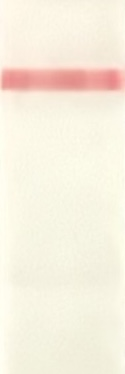
#> input picture LFAIMAGES/50_fold_manual_1.jpeg, 125 x 374 px, found by its file name
$ python main.py
#> lines starting #> are read from the running program, lines starting #| are printed output that depends on the picture; after the words box and inside, x2 and y2 are one past the last pixel; in counts of white or black regions, pixels touching at a corner belong together
### image_processing.py
import numpy as np
import cv2
import matplotlib.pyplot as plt
from pathlib import Path


class SimpleLFAAnalyzer:
    """
    Simple LFA Analyzer for cropped images (detection zone only, no wick)

    Works by:
    1. Splitting image in half (top = control, bottom = test)
    2. Finding darkest line in each half (pink lines are darker than white background)
    3. Measuring intensity and calculating relative intensity
    """

    def __init__(self, image_path):
        """Initialize with image path"""
#> called with image_path = '50_fold_manual_1.jpeg'
        self.image_path = image_path
        self.original_image = cv2.imread(str(image_path))
#> self.original_image is the input picture: shape (374, 125, 3); mean B, G, R 223.5, 239.8, 247.8
        if self.original_image is None:
            raise ValueError(f"Could not load image from {image_path}")

        self.gray_image = None
        self.inverted_image = None
        self.top_half = None
        self.bottom_half = None
        self.control_line_pos = None
        self.test_line_pos = None
        self.control_intensity = None
        self.test_intensity = None
        self.background = None
        self.relative_intensity = None
        self.is_negative = False

        #WL:
        self.background_image = None
        self.corrected_image = None
        self.otsu_threshold = None
        self.binary_mask = None

    def preprocess(self):
        """Convert to grayscale and invert (so pink lines have HIGH values)"""
        # Grayscale
        self.gray_image = cv2.cvtColor(self.original_image, cv2.COLOR_BGR2GRAY)

        # Invert: pink lines are darker than white background
        # After inversion: pink lines will be BRIGHT
        self.inverted_image = 255 - self.gray_image

        return self.inverted_image

    def split_halves(self, use_corrected=False):
        """Split image into top (control) and bottom (test) halves"""

        if use_corrected:
          if self.corrected_image is None:
            raise ValueError("Run subtract_background() first or set use_corrected=False.")
          img = self.corrected_image
        else:
          img = self.inverted_image

        height = img.shape[0]
        mid_point = height // 2
        # Skip first 3 pixels of each half to avoid any marking lines
        skip = 3

        self.top_half = img[skip:mid_point-skip, :]
        self.bottom_half = img[mid_point+skip:height-skip, :]

        return self.top_half, self.bottom_half

    def find_darkest_line(self, image_half, half_name=""):
        """
        Find the darkest horizontal line (highest intensity after inversion)

        Returns: (line_position, line_intensity, intensity_profile)
        """
        # Average intensity across each row
        intensity_profile = np.mean(image_half, axis=1)

        # Find maximum intensity (darkest line in original)
        max_pos = np.argmax(intensity_profile)
        max_intensity = intensity_profile[max_pos]

        return max_pos, max_intensity, intensity_profile

    def subtract_background(self, method="morph", ksize=51, normalize=False, denoise=False):
        """
        Background subtraction on the inverted image.

        Parameters
        ----------
        method : str
            "morph" = morphological opening (recommended)
            "blur"  = large Gaussian blur background estimate
        ksize : int
            Kernel size for background estimation (odd is best).
            Larger = more aggressive background removal.

        Returns
        -------
        corrected : np.ndarray (uint8)
            Background-subtracted version of inverted image.
        """

        if self.inverted_image is None:
            raise ValueError("Run preprocess() first.")

        img = self.inverted_image.astype(np.uint8)

        if method == "tophat":
            print("RUNNING TEST")
            # BETTER KERNEL FOR HORIZONTAL LINES
            kernel = cv2.getStructuringElement(
                cv2.MORPH_RECT,
                # (ksize * 3, ksize)   # wide horizontally
                (max(3, int(ksize * 3)), max(3, int(ksize)))
            )

            # Use white top-hat instead of manual subtract
            corrected = cv2.morphologyEx(img, cv2.MORPH_TOPHAT, kernel)

            # If you still want background saved:
            background = cv2.morphologyEx(img, cv2.MORPH_OPEN, kernel)

        elif method == "morph":
            # Large kernel removes thin bright lines, keeps smooth background
            kernel = cv2.getStructuringElement(cv2.MORPH_ELLIPSE, (ksize, ksize))
            background = cv2.morphologyEx(img, cv2.MORPH_OPEN, kernel)
            corrected = cv2.subtract(img, background)  # clips at 0 automatically for uint8

        elif method == "morph_ellips_mod":
            kh = ksize                  # height
            kw = int(ksize * 1.3)         # width multiplier (3–10 is typical)

            kernel = cv2.getStructuringElement(cv2.MORPH_ELLIPSE, (kw, kh))
            background = cv2.morphologyEx(img, cv2.MORPH_OPEN, kernel)
            corrected = cv2.subtract(img, background)

        elif method == "morph_rect":
            # Horizontal-aware opening kernel
            kh = ksize                      # height
            kw = ksize * 5                  # width (tune 3–10×)
            kernel = cv2.getStructuringElement(cv2.MORPH_RECT, (kw, kh))

            background = cv2.morphologyEx(img, cv2.MORPH_OPEN, kernel)
            corrected = cv2.subtract(img, background)
        elif method == "blur":
            # Smooth illumination background estimate
            if ksize % 2 == 0:
                ksize += 1  # GaussianBlur prefers odd
            background = cv2.GaussianBlur(img, (ksize, ksize), 0)
            corrected = cv2.subtract(img, background)  # clips at 0 automatically for uint8

        else:
            raise ValueError("method must be 'morph' or 'blur' or 'tophat'")


         # Post-processing AFTER corrected is finalized
        if normalize:
            corrected = cv2.normalize(corrected, None, 0, 255, cv2.NORM_MINMAX)

        if denoise:
            corrected = cv2.medianBlur(corrected, 3)

        self.background_image = background
        self.corrected_image = corrected.astype(np.uint8)
        return self.corrected_image

    # [49 lines left out: function otsu_binarize_corrected, not called in this run]


    def _median_filter_1d(self, x, ksize):
        """
        1D median filter with reflect padding.
        x: (H,) float array
        ksize: odd int >= 3
        """
        k = int(ksize)
        if k < 3:
            k = 3
        if k % 2 == 0:
            k += 1

        pad = k // 2
        xp = np.pad(x, pad_width=pad, mode="reflect")
        # sliding window view -> median over last axis
        w = np.lib.stride_tricks.sliding_window_view(xp, window_shape=k)
        return np.median(w, axis=1)

    def _keep_true_runs(self, hits, min_run=3):
        """
        Keep only contiguous True runs of length >= min_run.
        hits: (H,) bool
        """
        hits = hits.astype(bool)
        out = np.zeros_like(hits, dtype=bool)
        h = len(hits)

        i = 0
        while i < h:
            if not hits[i]:
                i += 1
                continue
            j = i
            while j < h and hits[j]:
                j += 1
            if (j - i) >= min_run:
                out[i:j] = True
            i = j
        return out

    def _expand_rows(self, hits, radius=2):
        """
        Expand True rows by +/- radius using 1D dilation.
        """
        hits = hits.astype(np.uint8)
        k = 2 * int(radius) + 1
        kernel = np.ones(k, dtype=np.uint8)
        expanded = np.convolve(hits, kernel, mode="same") > 0
        return expanded

    def detect_band_rows(
        self,
        img,
        stat="median",
        smooth_ksize=51,
        exclude_center_frac=0.20,
        k=4.0,
    ):
        """
        Build a per-row adaptive threshold from row statistics.

        Idea:
        row_score[i]   = mean/median intensity of row i
        baseline[i]    = smoothed(row_score)  (captures slow drift / illumination gradient)
        resid[i]       = row_score[i] - baseline[i]
        sigma          = robust scale estimate from resid in "background rows"
        T_row[i]       = baseline[i] + k*sigma

        Returns
        -------
        row_score : (H,) float
        baseline  : (H,) float
        T_row     : (H,) float
        row_hits  : (H,) bool   (rows whose score exceeds their threshold)
        peak_row  : int
        sigma     : float
        """

        img = img.astype(np.float32)

        # Row statistic
        if stat == "mean":
            row_score = np.mean(img, axis=1)
        elif stat == "median":
            row_score = np.median(img, axis=1)
        else:
            raise ValueError("stat must be 'mean' or 'median'")

        h = row_score.shape[0]

        # Smooth row_score to get a drift baseline
        ksz = int(smooth_ksize)
        if ksz < 3:
            ksz = 3
        if ksz % 2 == 0:
            ksz += 1
        # baseline = cv2.medianBlur(row_score[:, None].astype(np.float32), ksz).ravel()
        baseline = self._median_filter_1d(row_score, smooth_ksize)

        # Robust sigma from residuals on "background rows"
        resid = row_score - baseline

        center = h // 2
        band = int(exclude_center_frac * h)
        mask_rows = np.ones(h, dtype=bool)
        mask_rows[max(0, center - band // 2):min(h, center + band // 2)] = False

        bg_resid = resid[mask_rows]
        med = np.median(bg_resid)
        mad = np.median(np.abs(bg_resid - med)) + 1e-6
        sigma = 1.4826 * mad

        # Per-row threshold
        T_row = baseline + float(k) * float(sigma)

        row_hits = row_score > T_row
        peak_row = int(np.argmax(row_score))

        return row_score, baseline, T_row, row_hits, peak_row, float(sigma)


    def rowwise_binarize_corrected(
        self,
        stat="median",
        smooth_ksize=51,
        exclude_center_frac=0.20,
        k=4.0,
        min_run=3,              # minimum consecutive rows to keep as a band
        expand=2,               # expand hits by +/- expand rows (thicken band)
        invert_mask=False
    ):
        """
        ROW-WISE thresholding: each row is either ON (255 across entire width) or OFF.

        mask[i, :] = 255 if row_score[i] > T_row[i], else 0

        Extra cleanup:
        - keep only runs of True rows with length >= min_run
        - expand bands vertically by +/- expand rows
        """
        if self.corrected_image is None:
            raise ValueError("Run preprocess() and subtract_background() first.")

        img = self.corrected_image.astype(np.float32)

        row_score, baseline, T_row, row_hits, peak_row, sigma = self.detect_band_rows(
            img,
            stat=stat,
            smooth_ksize=smooth_ksize,
            exclude_center_frac=exclude_center_frac,
            k=k,
        )

        # --- keep only long-enough contiguous runs (remove isolated hit rows) ---
        hits = row_hits.copy()
        if min_run and min_run > 1:
            hits = self._keep_true_runs(hits, min_run=min_run)

        # --- expand vertically (optional) ---
        if expand and expand > 0:
            hits = self._expand_rows(hits, radius=expand)

        # --- build ROW-WISE mask (entire row on/off) ---
        mask = (hits[:, None].astype(np.uint8) * 255)
        mask = np.repeat(mask, self.corrected_image.shape[1], axis=1)

        if invert_mask:
            mask = cv2.bitwise_not(mask)

        self.binary_mask = mask
        self.otsu_threshold = None
        self._rowwise_debug = {
            "row_score": row_score,
            "baseline": baseline,
            "T_row": T_row,
            "row_hits": row_hits,
            "row_hits_clean": hits,
            "peak_row": peak_row,
            "sigma": sigma,
            "stat": stat,
            "smooth_ksize": smooth_ksize,
            "k": k,
            "min_run": min_run,
            "expand": expand,
        }
        return T_row, mask


    # [104 lines left out: function plot_histogram_and_otsu, not called in this run]

    def plot_rowwise_threshold_debug(self, bins=60, show_overlay=True):
        if self.corrected_image is None:
            raise ValueError("Run subtract_background() first.")
        if not hasattr(self, "_rowwise_debug"):
            raise ValueError("Run rowwise_binarize_corrected() first.")

        dbg = self._rowwise_debug
        row_score = dbg["row_score"]
        baseline = dbg["baseline"]
        T_row = dbg["T_row"]
        sigma = dbg["sigma"]

        fig, axes = plt.subplots(1, 4, figsize=(20, 4))

        # 1) Histogram of row scores (not pixels)
        axes[0].hist(row_score, bins=bins, density=True, histtype="bar", alpha=0.85)
        # show a "typical" threshold value band (baseline varies, so show median baseline + k*sigma)
        typical_T = float(np.median(baseline) + dbg["k"] * sigma)
        axes[0].axvline(typical_T, linestyle="--", linewidth=2, color="red",
                        label=f"Typical T ≈ {typical_T:.1f}")
        axes[0].set_title(f"Histogram: Row {dbg['stat']} scores")
        axes[0].set_xlabel("Row score")
        axes[0].set_ylabel("Density")
        axes[0].legend()

        # 2) Row score trace + baseline + threshold
        y = np.arange(len(row_score))
        axes[1].plot(row_score, y, linewidth=1.5, label="row_score")
        axes[1].plot(baseline, y, linewidth=1.5, label="baseline (smoothed)")
        axes[1].plot(T_row, y, linewidth=1.5, label="T_row = baseline + k*sigma")
        axes[1].invert_yaxis()
        axes[1].set_title("Row-wise threshold profile")
        axes[1].set_xlabel("Value")
        axes[1].set_ylabel("Row index")
        axes[1].legend()

        # 3) Corrected + mask overlay
        axes[2].imshow(self.corrected_image, cmap="hot")
        if show_overlay and self.binary_mask is not None:
            axes[2].imshow(self.binary_mask, alpha=0.35)
        axes[2].set_title("Corrected + Row-wise Mask Overlay")
        axes[2].axis("off")

        # 4) Binary visualization (lines dark)
        if self.binary_mask is None:
            raise ValueError("No binary_mask found. Run rowwise_binarize_corrected().")
        binary_vis = cv2.bitwise_not(self.binary_mask)
        bordered = cv2.copyMakeBorder(binary_vis, 2, 2, 2, 2, cv2.BORDER_CONSTANT, value=0)
        axes[3].imshow(bordered, cmap="gray", vmin=0, vmax=255)
        axes[3].set_title("Row-wise Binarized (Lines Dark)")
        axes[3].axis("off")

        plt.tight_layout()
        plt.show()
        return fig


    def analyze(self, min_test_threshold=3.0, bg='', k=51, normalize=False, denoise=False, binarize_mode="rowwise"):
        """
        Run complete analysis

        Parameters:
        -----------
        min_test_threshold : float
            Minimum signal above background to consider test line present

        Returns:
        --------
        dict : Results
        """
#> called with min_test_threshold = 1, bg = 'morph_ellips_mod', k = 51, normalize = False, denoise = False, binarize_mode = 'rowwise'
        print("=" * 70)
        print(f"Analyzing: {Path(self.image_path).name}")
        print("=" * 70)

        # Step 1: Preprocess
        self.preprocess()
#> in preprocess, `self.gray_image = cv2.cvtColor(self.original_image, cv2.COLOR_BGR2GRAY)`:
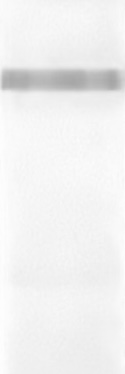
#> self.gray_image: shape (374, 125); min 164, max 254, mean 240.3
        height, width = self.inverted_image.shape
        print(f"Image size: {height} x {width} pixels")
#| Image size: 374 x 125 pixels
        # Now the image is converted to grayscale and inverted (dark lines become bright)

        # WL: Run background subtraction method
        self.subtract_background(method=bg, ksize=k, normalize=normalize, denoise=denoise)
#> in subtract_background, `background = cv2.morphologyEx(img, cv2.MORPH_OPEN, kernel)`:
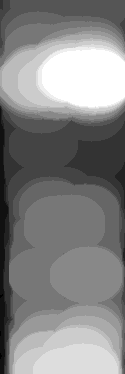
#> background: shape (374, 125); min 1, max 16, mean 8.78; drawn with min black and max white

        if binarize_mode == "otsu":
            self.otsu_binarize_corrected(blur_ksize=5) # computes self.binary_mask + threshold
            print(f"Otsu threshold (corrected): {self.otsu_threshold:.1f}")
            self.plot_histogram_and_otsu()
        elif binarize_mode == "rowwise":
            self.rowwise_binarize_corrected(
                stat="mean",
                smooth_ksize=51,
                k=5.0,
                min_run=5,
                expand=2
            )
#> in rowwise_binarize_corrected, `img = self.corrected_image.astype(np.float32)`:
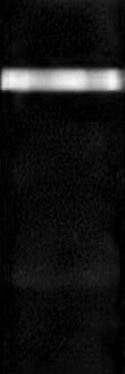
#> img: shape (374, 125) float32; min 0, max 75, mean 5.9; drawn with min black and max white
#> in detect_band_rows, `row_score = np.mean(img, axis=1)`: row_score = 374 values, max 63.18 at index 80, min 1.18 at index 117, mean 5.89
#> in _median_filter_1d, `xp = np.pad(x, pad_width=pad, mode="reflect")`: xp = 424 values, max 63.18 at index 105, min 1.18 at index 142, mean 5.54
#> in _median_filter_1d, `w = np.lib.stride_tricks.sliding_window_view(xp, window_shape=k)`:
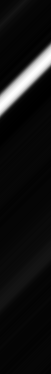
#> w: shape (374, 51) float32; min 1.18, max 63.18, mean 5.9; drawn with min black and max white
#> in detect_band_rows, `baseline = self._median_filter_1d(row_score, smooth_ksize)`: baseline = 374 values, max 11.38 at index 67, min 2.14 at index 99, mean 3.35
#> in detect_band_rows, `resid = row_score - baseline`: resid = 374 values, max 51.79 at index 80, min -0.96 at index 117, mean 2.54
#> in detect_band_rows, `bg_resid = resid[mask_rows]`: bg_resid = 300 values, max 51.79 at index 80, min -0.96 at index 117, mean 3.18
#> in detect_band_rows, `med = np.median(bg_resid)`: med = 0
#> in detect_band_rows, `mad = np.median(np.abs(bg_resid - med)) + 1e-6`: mad = 0.14
#> in detect_band_rows, `sigma = 1.4826 * mad`: sigma = 0.208
#> in detect_band_rows, `T_row = baseline + float(k) * float(sigma)`: T_row = 374 values, max 12.42 at index 67, min 3.18 at index 99, mean 4.39
#> in detect_band_rows, `peak_row = int(np.argmax(row_score))`: peak_row = 80
#> in rowwise_binarize_corrected, `row_score, baseline, T_row, row_hits, peak_row, sigma = self.detect_ba..`: sigma = 0.208
#> in _keep_true_runs, `h = len(hits)`: h = 374
#> the loop in _keep_true_runs, `while i < h:` made 326 passes
#> in _expand_rows, `hits = hits.astype(np.uint8)`: hits = 374 values, max 1 at index 0, min 0 at index 7, mean 0.136
#> in rowwise_binarize_corrected, `mask = (hits[:, None].astype(np.uint8) * 255)`: mask = 374 values, max 255 at index 0, min 0 at index 9, mean 41.59
#> in rowwise_binarize_corrected, `mask = np.repeat(mask, self.corrected_image.shape[1], axis=1)`:
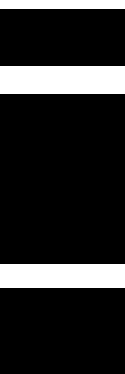
#> mask: shape (374, 125); 16.3% white; 3 white regions, box (x1, y1, x2, y2) and area: (0, 66, 125, 94) 3500, (0, 264, 125, 288) 3000, (0, 0, 125, 9) 1125
            print("Row-wise thresholding applied (no single global threshold).")
            self.plot_rowwise_threshold_debug()
#> in plot_rowwise_threshold_debug, `dbg = self._rowwise_debug`: dbg = 12 items
#> in plot_rowwise_threshold_debug, `sigma = dbg["sigma"]`: sigma = 0.208
#> in plot_rowwise_threshold_debug, `typical_T = float(np.median(baseline) + dbg["k"] * sigma)`: typical_T = 3.61
#> in plot_rowwise_threshold_debug, `y = np.arange(len(row_score))`: y = 374 values from 0 to 373
#> in plot_rowwise_threshold_debug, `bordered = cv2.copyMakeBorder(binary_vis, 2, 2, 2, 2, cv2.BORDER_CONST..`:
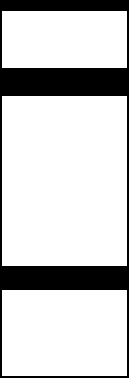
#> bordered: shape (378, 129); 80.2% white; 1 black region, box (x1, y1, x2, y2) and area: (0, 0, 129, 378) 9637
#> in plot_rowwise_threshold_debug, `plt.show()`:
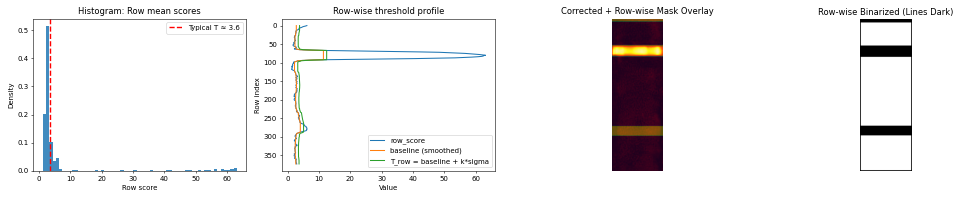
#> figure drawn by matplotlib, 4 panels; panel 1: tallest bar 0.515 high, from x = 2.22 to 3.25
        else:
            raise ValueError("binarize_mode must be 'otsu' or 'rowwise'")


        # Step 2: Split in half
        self.split_halves(use_corrected=True) #WL modified based on function
#> (the rest of the program and of its run is left out)
